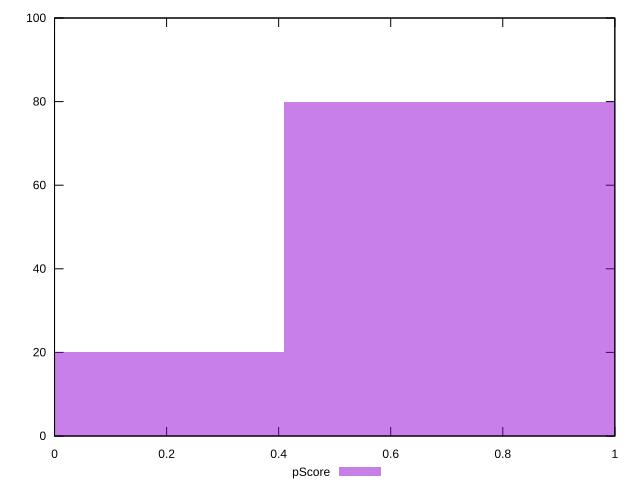

The script that saved this image:
reset

$pScore <<EOF
0.8202806400860057 80
0 20
EOF

set key outside below
set boxwidth 0.8202806400860057
set xrange [0:1]
set yrange [0:100]
set trange [0:100]
set style fill transparent solid 0.5 noborder
set terminal svg size 640, 490 enhanced background rgb 'white'
set output "report_00021_2021-02-20T09:16:39.615Z/uses-rel-preload/samples/pages/pScore/histogram.svg"

plot $pScore title "pScore" with boxes

reset
